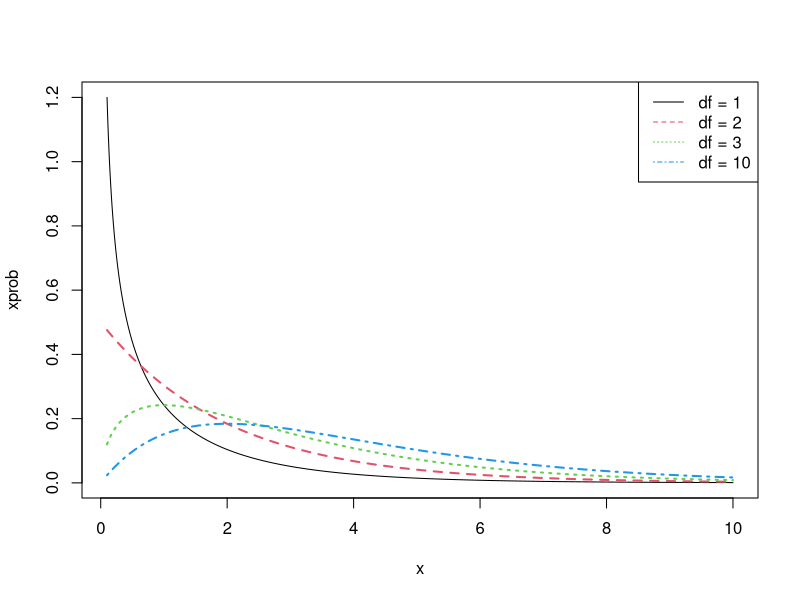

The R source for this figure: (Note: this script raises an error after producing the figure.)
### R code from vignette source 'sem-3-4-difftest-uniquebackupstring.Rnw'
### Encoding: UTF-8

###################################################
### code chunk number 1: sem-3-4-difftest-uniquebackupstring.Rnw:37-38
###################################################
  if(exists(".orig.enc")) options(encoding = .orig.enc)


###################################################
### code chunk number 4: chi10
###################################################
x <- seq(0.1, 10, by = 0.01)
xprob <- dchisq(x, df = 1)
plot(x, xprob, type = "l")
xprob2 <- dchisq(x, df = 2)
lines(x, xprob2, lty = 2, col = 2, lwd = 2)
xprob3 <- dchisq(x, df = 3)
lines(x, xprob3, lty = 3, col = 3, lwd = 2)
xprob4 <- dchisq(x, df = 4)
lines(x, xprob4, lty = 4, col = 4, lwd = 2)
legend("topright", legend = c("df = 1", "df = 2", "df = 3", "df = 10"), 
       lty = 1:4, col = 1:4)


###################################################
### code chunk number 5: chi30
###################################################
df <- 1:10
critical.value <- qchisq(0.05, df, lower.tail = FALSE)
mytable <- cbind(df, critical.value)
library(xtable)
myxtable <- xtable(mytable)
print(myxtable, type = "latex", use.rownames = FALSE, floating = FALSE)


###################################################
### code chunk number 6: sess10
###################################################
sessionInfo()


###################################################
### code chunk number 7: excludemeopts20
###################################################
## Don't delete this. It puts the interactive session options
## back the way they were. If this is compiled within a session
## it is vital to do this.
options(opts.orig)
options(par.orig)


